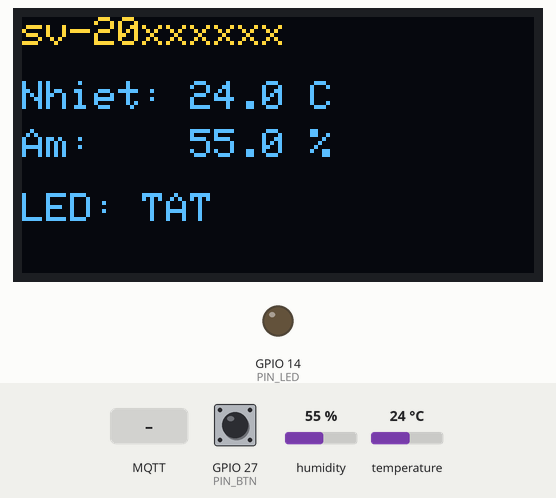
Simulated run of this program. Board: ESP32. Parts: 128×64 one-colour display, output pins drawn as LEDs (lit = HIGH). Inputs (shaded band) come from the test bench; at power-on: humidity 55 %, temperature 24 °C, GPIO 27 (PIN_BTN) HIGH. The OLED is the two-colour kind (top 16 rows yellow); WiFi joins after 1.5 s; servers stay silent unless stated; no MQTT or app messages arrive unless stated; what the program prints to the serial monitor is not drawn.

Above: at 2.8 s.
2.9 s: MQTT message "1" arrives on the first subscribed topic
At 3.7 s:
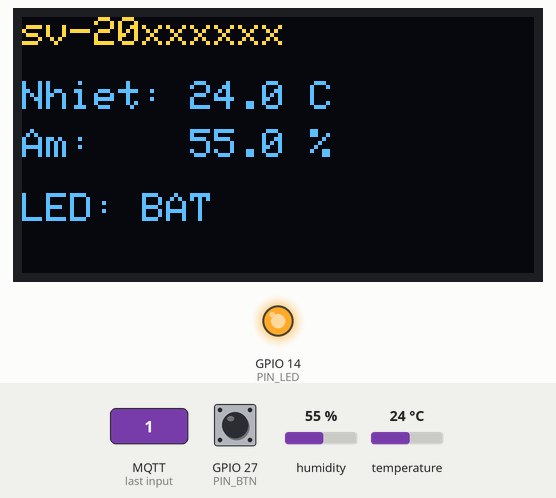
4.4 s: humidity set to 22 %
At 7.0 s:
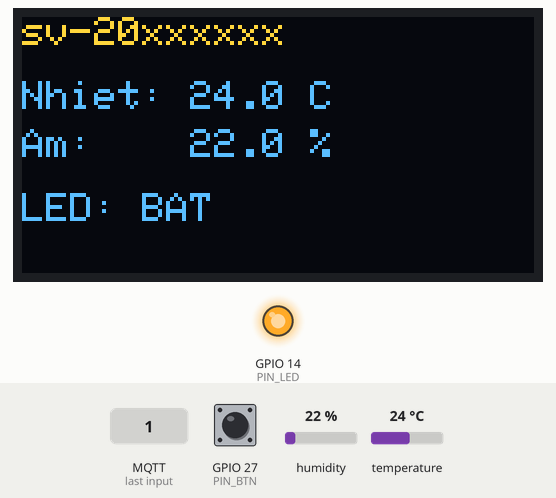
7.5 s: temperature set to 12 °C
At 11.2 s:
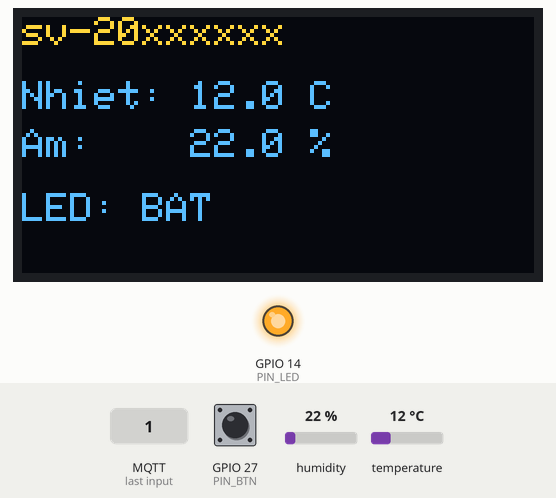
11.5 s: MQTT message "0" arrives on the first subscribed topic
At 12.7 s:
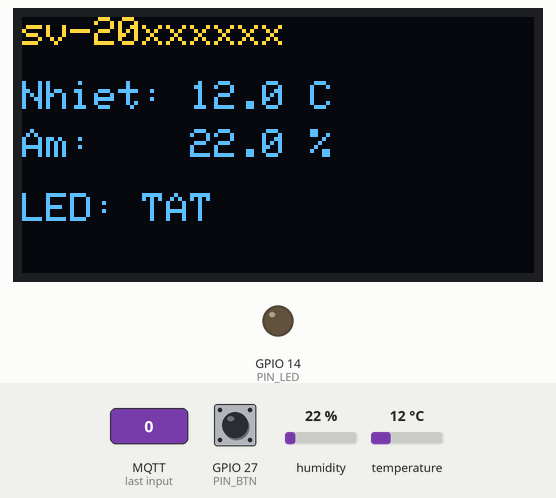
13.0 s: humidity set to 40 %
At 15.2 s:
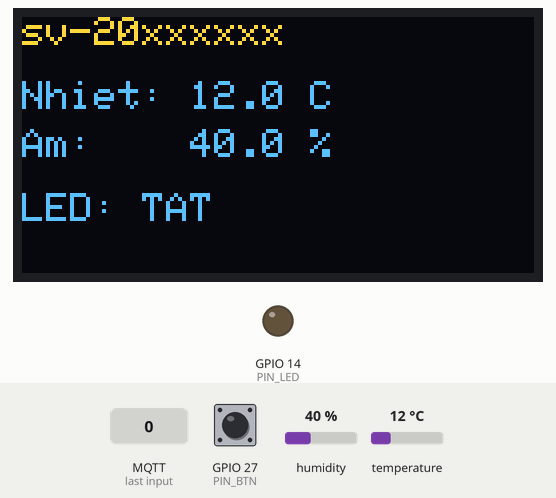
15.5 s: temperature set to 19 °C
Timing chart, 0 to 18.5 s (numbered marks = the images above; inputs shaded):
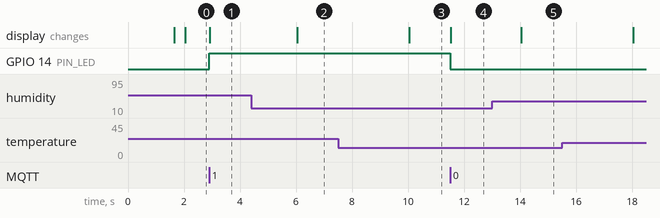

The program:

main.cpp
```cpp
// Bai 3 - MQTT hai chieu: publish telemetry + nut, subscribe lenh LED, hien thi OLED
#include <WiFi.h>
#include <PubSubClient.h>
#include <ArduinoJson.h>
#include <DHT.h>
#include <Wire.h>
#include <Adafruit_GFX.h>
#include <Adafruit_SSD1306.h>

const char* WIFI_SSID = "TEN_WIFI";          // DOI
const char* WIFI_PASS = "MAT_KHAU";          // DOI
const char* BROKER    = "broker.hivemq.com"; // DOI
const int   PORT      = 1883;
const char* SV_ID     = "sv-20xxxxxx";       // DOI

#define PIN_DHT 4
#define PIN_LED 14
#define PIN_BTN 27            // nut keo xuong GND, dung INPUT_PULLUP

DHT dht(PIN_DHT, DHT11);
Adafruit_SSD1306 oled(128, 64, &Wire, -1);
WiFiClient wifi;
PubSubClient mqtt(wifi);

String TOPIC_TELE, TOPIC_BTN, TOPIC_CMD, CLIENT_ID;
unsigned long lan = 0;
bool ledOn = false;
bool oledOk = false;
float nhiet = 0, am = 0;

void veOled() {
  if (!oledOk) return;
  oled.clearDisplay();
  oled.setTextSize(1);
  oled.setTextColor(SSD1306_WHITE);
  oled.setCursor(0, 0);  oled.println(SV_ID);
  oled.setCursor(0, 16); oled.printf("Nhiet: %.1f C", nhiet);
  oled.setCursor(0, 28); oled.printf("Am:    %.1f %%", am);
  oled.setCursor(0, 44); oled.printf("LED: %s", ledOn ? "BAT" : "TAT");
  oled.display();
}

void datLed(bool on) {
  ledOn = on;
  digitalWrite(PIN_LED, on ? HIGH : LOW);
  veOled();
}

// Chieu ve: nhan lenh tu Node-RED
void onMessage(char* topic, byte* payload, unsigned int len) {
  if (len == 0) return;
  char c = (char)payload[0];
  Serial.printf("[cmd] %s = %c\n", topic, c);
  if (c == '1') datLed(true);
  else if (c == '0') datLed(false);
}

void noiBroker() {
  while (!mqtt.connected()) {
    Serial.print("Noi broker... ");
    if (mqtt.connect(CLIENT_ID.c_str())) {
      Serial.println("OK");
      mqtt.subscribe(TOPIC_CMD.c_str());   // subscribe lai sau moi lan noi
    } else {
      Serial.print("loi rc="); Serial.println(mqtt.state());
      delay(2000);
    }
  }
}

void docCamBien() {
  float t = dht.readTemperature();
  float h = dht.readHumidity();
  if (isnan(t) || isnan(h)) {            // khong co DHT -> so gia
    t = 27.0 + 2.0 * sin(millis() / 10000.0);
    h = 55.0 + 5.0 * sin(millis() / 15000.0);
  }
  nhiet = t; am = h;
}

void setup() {
  Serial.begin(115200);
  pinMode(PIN_LED, OUTPUT);
  pinMode(PIN_BTN, INPUT_PULLUP);
  dht.begin();
  oledOk = oled.begin(SSD1306_SWITCHCAPVCC, 0x3C);

  WiFi.mode(WIFI_STA);
  WiFi.begin(WIFI_SSID, WIFI_PASS);
  while (WiFi.status() != WL_CONNECTED) { delay(400); Serial.print("."); }
  Serial.println(WiFi.localIP());

  String base = String("aet2022/") + SV_ID;
  TOPIC_TELE = base + "/telemetry";
  TOPIC_BTN  = base + "/button";
  TOPIC_CMD  = base + "/cmd/led";
  CLIENT_ID  = String("esp32-") + SV_ID + "-" + WiFi.macAddress();

  mqtt.setServer(BROKER, PORT);
  mqtt.setCallback(onMessage);
  veOled();
}

void loop() {
  if (!mqtt.connected()) noiBroker();
  mqtt.loop();

  // nut nhan: publish khi doi trang thai (day theo su kien)
  static int btnTruoc = HIGH;
  static unsigned long tBtn = 0;
  int btn = digitalRead(PIN_BTN);
  if (btn != btnTruoc && millis() - tBtn > 50) {
    tBtn = millis();
    btnTruoc = btn;
    mqtt.publish(TOPIC_BTN.c_str(), btn == LOW ? "1" : "0");
  }

  if (millis() - lan >= 2000) {
    lan = millis();
    docCamBien();
    JsonDocument doc;
    doc["temp"]   = nhiet;
    doc["hum"]    = am;
    doc["uptime"] = millis() / 1000;
    doc["rssi"]   = WiFi.RSSI();
    doc["led"]    = ledOn ? 1 : 0;
    char b[192];
    serializeJson(doc, b);
    mqtt.publish(TOPIC_TELE.c_str(), b);
    veOled();
  }
}
```

Measured:
- after the input at 2.9 s, GPIO 14 (PIN_LED): LOW → HIGH at once; the display: changes at once (image 1)
- after the input at 4.4 s, the display: changes after 1.7 s (image 2)
- after the input at 7.5 s, the display: changes after 2.6 s (image 3)
- after the input at 11.5 s, GPIO 14 (PIN_LED): HIGH → LOW at once; the display: changes at once (image 4)
- after the input at 13.0 s, the display: changes after 1.1 s (image 5)
